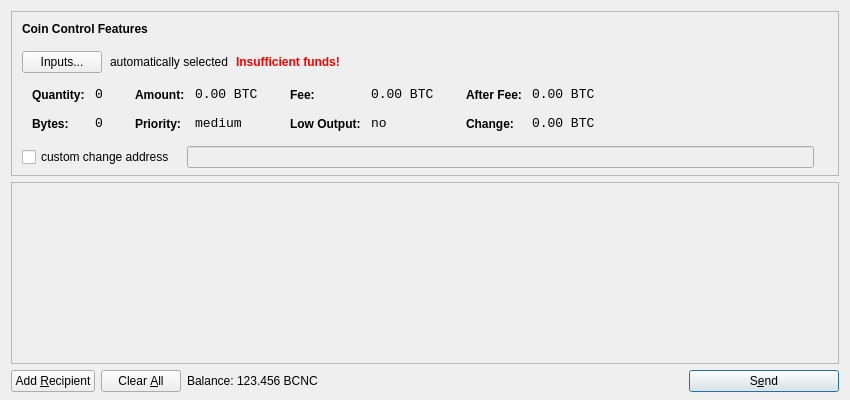
<?xml version="1.0" encoding="UTF-8"?>
<ui version="4.0">
 <class>SendCoinsDialog</class>
 <widget class="QDialog" name="SendCoinsDialog">
  <property name="geometry">
   <rect>
    <x>0</x>
    <y>0</y>
    <width>850</width>
    <height>400</height>
   </rect>
  </property>
  <property name="windowTitle">
   <string>Send Coins</string>
  </property>
  <layout class="QVBoxLayout" name="verticalLayout" stretch="0,1,0">
   <property name="bottomMargin">
    <number>8</number>
   </property>
   <item>
    <widget class="QFrame" name="frameCoinControl">
     <property name="sizePolicy">
      <sizepolicy hsizetype="Expanding" vsizetype="Expanding">
       <horstretch>0</horstretch>
       <verstretch>0</verstretch>
      </sizepolicy>
     </property>
     <property name="maximumSize">
      <size>
       <width>16777215</width>
       <height>16777215</height>
      </size>
     </property>
     <property name="frameShape">
      <enum>QFrame::StyledPanel</enum>
     </property>
     <property name="frameShadow">
      <enum>QFrame::Sunken</enum>
     </property>
     <layout class="QVBoxLayout" name="verticalLayoutCoinControl2">
      <property name="spacing">
       <number>-1</number>
      </property>
      <property name="leftMargin">
       <number>0</number>
      </property>
      <property name="topMargin">
       <number>0</number>
      </property>
      <property name="rightMargin">
       <number>0</number>
      </property>
      <property name="bottomMargin">
       <number>6</number>
      </property>
      <item>
       <layout class="QVBoxLayout" name="verticalLayoutCoinControl" stretch="0,0,0,0,1">
        <property name="spacing">
         <number>0</number>
        </property>
        <property name="leftMargin">
         <number>10</number>
        </property>
        <property name="topMargin">
         <number>10</number>
        </property>
        <item>
         <layout class="QHBoxLayout" name="horizontalLayoutCoinControl1">
          <property name="bottomMargin">
           <number>15</number>
          </property>
          <item>
           <widget class="QLabel" name="labelCoinControlFeatures">
            <property name="sizePolicy">
             <sizepolicy hsizetype="Preferred" vsizetype="Maximum">
              <horstretch>0</horstretch>
              <verstretch>0</verstretch>
             </sizepolicy>
            </property>
            <property name="font">
             <font>
              <weight>75</weight>
              <bold>true</bold>
             </font>
            </property>
            <property name="styleSheet">
             <string notr="true">font-weight:bold;</string>
            </property>
            <property name="text">
             <string>Coin Control Features</string>
            </property>
           </widget>
          </item>
         </layout>
        </item>
        <item>
         <layout class="QHBoxLayout" name="horizontalLayoutCoinControl2" stretch="0,0,0,0">
          <property name="spacing">
           <number>8</number>
          </property>
          <property name="bottomMargin">
           <number>10</number>
          </property>
          <item>
           <widget class="QPushButton" name="pushButtonCoinControl">
            <property name="styleSheet">
             <string notr="true"/>
            </property>
            <property name="text">
             <string>Inputs...</string>
            </property>
           </widget>
          </item>
          <item>
           <widget class="QLabel" name="labelCoinControlAutomaticallySelected">
            <property name="text">
             <string>automatically selected</string>
            </property>
            <property name="margin">
             <number>5</number>
            </property>
           </widget>
          </item>
          <item>
           <widget class="QLabel" name="labelCoinControlInsuffFunds">
            <property name="font">
             <font>
              <weight>75</weight>
              <bold>true</bold>
             </font>
            </property>
            <property name="styleSheet">
             <string notr="true">color:red;font-weight:bold;</string>
            </property>
            <property name="text">
             <string>Insufficient funds!</string>
            </property>
            <property name="margin">
             <number>5</number>
            </property>
           </widget>
          </item>
          <item>
           <spacer name="horizontalSpacerCoinControl">
            <property name="orientation">
             <enum>Qt::Horizontal</enum>
            </property>
            <property name="sizeHint" stdset="0">
             <size>
              <width>40</width>
              <height>1</height>
             </size>
            </property>
           </spacer>
          </item>
         </layout>
        </item>
        <item>
         <widget class="QWidget" name="widgetCoinControl" native="true">
          <property name="sizePolicy">
           <sizepolicy hsizetype="Preferred" vsizetype="Preferred">
            <horstretch>0</horstretch>
            <verstretch>0</verstretch>
           </sizepolicy>
          </property>
          <property name="minimumSize">
           <size>
            <width>0</width>
            <height>0</height>
           </size>
          </property>
          <property name="styleSheet">
           <string notr="true"/>
          </property>
          <layout class="QHBoxLayout" name="horizontalLayoutCoinControl5">
           <property name="margin">
            <number>0</number>
           </property>
           <item>
            <layout class="QHBoxLayout" name="horizontalLayoutCoinControl3" stretch="0,0,0,1">
             <property name="spacing">
              <number>20</number>
             </property>
             <property name="topMargin">
              <number>0</number>
             </property>
             <property name="bottomMargin">
              <number>10</number>
             </property>
             <item>
              <layout class="QFormLayout" name="formLayoutCoinControl1">
               <property name="horizontalSpacing">
                <number>10</number>
               </property>
               <property name="verticalSpacing">
                <number>14</number>
               </property>
               <property name="leftMargin">
                <number>10</number>
               </property>
               <property name="topMargin">
                <number>4</number>
               </property>
               <property name="rightMargin">
                <number>6</number>
               </property>
               <item row="0" column="0">
                <widget class="QLabel" name="labelCoinControlQuantityText">
                 <property name="styleSheet">
                  <string notr="true">font-weight:bold;</string>
                 </property>
                 <property name="text">
                  <string>Quantity:</string>
                 </property>
                 <property name="margin">
                  <number>0</number>
                 </property>
                </widget>
               </item>
               <item row="0" column="1">
                <widget class="QLabel" name="labelCoinControlQuantity">
                 <property name="font">
                  <font>
                   <family>Monospace</family>
                   <pointsize>10</pointsize>
                  </font>
                 </property>
                 <property name="cursor">
                  <cursorShape>IBeamCursor</cursorShape>
                 </property>
                 <property name="contextMenuPolicy">
                  <enum>Qt::ActionsContextMenu</enum>
                 </property>
                 <property name="text">
                  <string notr="true">0</string>
                 </property>
                 <property name="margin">
                  <number>0</number>
                 </property>
                 <property name="textInteractionFlags">
                  <set>Qt::LinksAccessibleByMouse|Qt::TextSelectableByKeyboard|Qt::TextSelectableByMouse</set>
                 </property>
                </widget>
               </item>
               <item row="1" column="0">
                <widget class="QLabel" name="labelCoinControlBytesText">
                 <property name="styleSheet">
                  <string notr="true">font-weight:bold;</string>
                 </property>
                 <property name="text">
                  <string>Bytes:</string>
                 </property>
                </widget>
               </item>
               <item row="1" column="1">
                <widget class="QLabel" name="labelCoinControlBytes">
                 <property name="font">
                  <font>
                   <family>Monospace</family>
                   <pointsize>10</pointsize>
                  </font>
                 </property>
                 <property name="cursor">
                  <cursorShape>IBeamCursor</cursorShape>
                 </property>
                 <property name="contextMenuPolicy">
                  <enum>Qt::ActionsContextMenu</enum>
                 </property>
                 <property name="text">
                  <string notr="true">0</string>
                 </property>
                 <property name="textInteractionFlags">
                  <set>Qt::LinksAccessibleByMouse|Qt::TextSelectableByKeyboard|Qt::TextSelectableByMouse</set>
                 </property>
                </widget>
               </item>
              </layout>
             </item>
             <item>
              <layout class="QFormLayout" name="formLayoutCoinControl2">
               <property name="horizontalSpacing">
                <number>10</number>
               </property>
               <property name="verticalSpacing">
                <number>14</number>
               </property>
               <property name="leftMargin">
                <number>6</number>
               </property>
               <property name="topMargin">
                <number>4</number>
               </property>
               <property name="rightMargin">
                <number>6</number>
               </property>
               <item row="0" column="0">
                <widget class="QLabel" name="labelCoinControlAmountText">
                 <property name="styleSheet">
                  <string notr="true">font-weight:bold;</string>
                 </property>
                 <property name="text">
                  <string>Amount:</string>
                 </property>
                 <property name="margin">
                  <number>0</number>
                 </property>
                </widget>
               </item>
               <item row="0" column="1">
                <widget class="QLabel" name="labelCoinControlAmount">
                 <property name="font">
                  <font>
                   <family>Monospace</family>
                   <pointsize>10</pointsize>
                  </font>
                 </property>
                 <property name="cursor">
                  <cursorShape>IBeamCursor</cursorShape>
                 </property>
                 <property name="contextMenuPolicy">
                  <enum>Qt::ActionsContextMenu</enum>
                 </property>
                 <property name="text">
                  <string notr="true">0.00 BTC</string>
                 </property>
                 <property name="textInteractionFlags">
                  <set>Qt::LinksAccessibleByMouse|Qt::TextSelectableByKeyboard|Qt::TextSelectableByMouse</set>
                 </property>
                </widget>
               </item>
               <item row="1" column="0">
                <widget class="QLabel" name="labelCoinControlPriorityText">
                 <property name="styleSheet">
                  <string notr="true">font-weight:bold;</string>
                 </property>
                 <property name="text">
                  <string>Priority:</string>
                 </property>
                </widget>
               </item>
               <item row="1" column="1">
                <widget class="QLabel" name="labelCoinControlPriority">
                 <property name="font">
                  <font>
                   <family>Monospace</family>
                   <pointsize>10</pointsize>
                  </font>
                 </property>
                 <property name="cursor">
                  <cursorShape>IBeamCursor</cursorShape>
                 </property>
                 <property name="contextMenuPolicy">
                  <enum>Qt::ActionsContextMenu</enum>
                 </property>
                 <property name="text">
                  <string>medium</string>
                 </property>
                 <property name="textInteractionFlags">
                  <set>Qt::LinksAccessibleByMouse|Qt::TextSelectableByKeyboard|Qt::TextSelectableByMouse</set>
                 </property>
                </widget>
               </item>
              </layout>
             </item>
             <item>
              <layout class="QFormLayout" name="formLayoutCoinControl3">
               <property name="horizontalSpacing">
                <number>10</number>
               </property>
               <property name="verticalSpacing">
                <number>14</number>
               </property>
               <property name="leftMargin">
                <number>6</number>
               </property>
               <property name="topMargin">
                <number>4</number>
               </property>
               <property name="rightMargin">
                <number>6</number>
               </property>
               <item row="0" column="0">
                <widget class="QLabel" name="labelCoinControlFeeText">
                 <property name="styleSheet">
                  <string notr="true">font-weight:bold;</string>
                 </property>
                 <property name="text">
                  <string>Fee:</string>
                 </property>
                 <property name="margin">
                  <number>0</number>
                 </property>
                </widget>
               </item>
               <item row="0" column="1">
                <widget class="QLabel" name="labelCoinControlFee">
                 <property name="font">
                  <font>
                   <family>Monospace</family>
                   <pointsize>10</pointsize>
                  </font>
                 </property>
                 <property name="cursor">
                  <cursorShape>IBeamCursor</cursorShape>
                 </property>
                 <property name="contextMenuPolicy">
                  <enum>Qt::ActionsContextMenu</enum>
                 </property>
                 <property name="text">
                  <string notr="true">0.00 BTC</string>
                 </property>
                 <property name="textInteractionFlags">
                  <set>Qt::LinksAccessibleByMouse|Qt::TextSelectableByKeyboard|Qt::TextSelectableByMouse</set>
                 </property>
                </widget>
               </item>
               <item row="1" column="0">
                <widget class="QLabel" name="labelCoinControlLowOutputText">
                 <property name="styleSheet">
                  <string notr="true">font-weight:bold;</string>
                 </property>
                 <property name="text">
                  <string>Low Output:</string>
                 </property>
                </widget>
               </item>
               <item row="1" column="1">
                <widget class="QLabel" name="labelCoinControlLowOutput">
                 <property name="font">
                  <font>
                   <family>Monospace</family>
                   <pointsize>10</pointsize>
                  </font>
                 </property>
                 <property name="cursor">
                  <cursorShape>IBeamCursor</cursorShape>
                 </property>
                 <property name="contextMenuPolicy">
                  <enum>Qt::ActionsContextMenu</enum>
                 </property>
                 <property name="text">
                  <string>no</string>
                 </property>
                 <property name="textInteractionFlags">
                  <set>Qt::LinksAccessibleByMouse|Qt::TextSelectableByKeyboard|Qt::TextSelectableByMouse</set>
                 </property>
                </widget>
               </item>
              </layout>
             </item>
             <item>
              <layout class="QFormLayout" name="formLayoutCoinControl4">
               <property name="horizontalSpacing">
                <number>10</number>
               </property>
               <property name="verticalSpacing">
                <number>14</number>
               </property>
               <property name="leftMargin">
                <number>6</number>
               </property>
               <property name="topMargin">
                <number>4</number>
               </property>
               <property name="rightMargin">
                <number>6</number>
               </property>
               <item row="0" column="0">
                <widget class="QLabel" name="labelCoinControlAfterFeeText">
                 <property name="styleSheet">
                  <string notr="true">font-weight:bold;</string>
                 </property>
                 <property name="text">
                  <string>After Fee:</string>
                 </property>
                 <property name="margin">
                  <number>0</number>
                 </property>
                </widget>
               </item>
               <item row="0" column="1">
                <widget class="QLabel" name="labelCoinControlAfterFee">
                 <property name="font">
                  <font>
                   <family>Monospace</family>
                   <pointsize>10</pointsize>
                  </font>
                 </property>
                 <property name="cursor">
                  <cursorShape>IBeamCursor</cursorShape>
                 </property>
                 <property name="contextMenuPolicy">
                  <enum>Qt::ActionsContextMenu</enum>
                 </property>
                 <property name="text">
                  <string notr="true">0.00 BTC</string>
                 </property>
                 <property name="textInteractionFlags">
                  <set>Qt::LinksAccessibleByMouse|Qt::TextSelectableByKeyboard|Qt::TextSelectableByMouse</set>
                 </property>
                </widget>
               </item>
               <item row="1" column="0">
                <widget class="QLabel" name="labelCoinControlChangeText">
                 <property name="styleSheet">
                  <string notr="true">font-weight:bold;</string>
                 </property>
                 <property name="text">
                  <string>Change:</string>
                 </property>
                </widget>
               </item>
               <item row="1" column="1">
                <widget class="QLabel" name="labelCoinControlChange">
                 <property name="font">
                  <font>
                   <family>Monospace</family>
                   <pointsize>10</pointsize>
                  </font>
                 </property>
                 <property name="cursor">
                  <cursorShape>IBeamCursor</cursorShape>
                 </property>
                 <property name="contextMenuPolicy">
                  <enum>Qt::ActionsContextMenu</enum>
                 </property>
                 <property name="text">
                  <string notr="true">0.00 BTC</string>
                 </property>
                 <property name="textInteractionFlags">
                  <set>Qt::LinksAccessibleByMouse|Qt::TextSelectableByKeyboard|Qt::TextSelectableByMouse</set>
                 </property>
                </widget>
               </item>
              </layout>
             </item>
            </layout>
           </item>
          </layout>
         </widget>
        </item>
        <item>
         <layout class="QHBoxLayout" name="horizontalLayoutCoinControl4" stretch="0,0,0">
          <property name="spacing">
           <number>12</number>
          </property>
          <property name="sizeConstraint">
           <enum>QLayout::SetDefaultConstraint</enum>
          </property>
          <property name="topMargin">
           <number>5</number>
          </property>
          <property name="rightMargin">
           <number>5</number>
          </property>
          <item>
           <widget class="QCheckBox" name="checkBoxCoinControlChange">
            <property name="text">
             <string>custom change address</string>
            </property>
           </widget>
          </item>
          <item>
           <widget class="QLineEdit" name="lineEditCoinControlChange">
            <property name="enabled">
             <bool>false</bool>
            </property>
            <property name="sizePolicy">
             <sizepolicy hsizetype="Expanding" vsizetype="Fixed">
              <horstretch>0</horstretch>
              <verstretch>0</verstretch>
             </sizepolicy>
            </property>
           </widget>
          </item>
          <item>
           <widget class="QLabel" name="labelCoinControlChangeLabel">
            <property name="sizePolicy">
             <sizepolicy hsizetype="Preferred" vsizetype="Expanding">
              <horstretch>0</horstretch>
              <verstretch>0</verstretch>
             </sizepolicy>
            </property>
            <property name="minimumSize">
             <size>
              <width>0</width>
              <height>0</height>
             </size>
            </property>
            <property name="text">
             <string/>
            </property>
            <property name="margin">
             <number>3</number>
            </property>
           </widget>
          </item>
         </layout>
        </item>
        <item>
         <spacer name="verticalSpacerCoinControl">
          <property name="orientation">
           <enum>Qt::Vertical</enum>
          </property>
          <property name="sizeHint" stdset="0">
           <size>
            <width>800</width>
            <height>1</height>
           </size>
          </property>
         </spacer>
        </item>
       </layout>
      </item>
     </layout>
    </widget>
   </item>
   <item>
    <widget class="QScrollArea" name="scrollArea">
     <property name="widgetResizable">
      <bool>true</bool>
     </property>
     <widget class="QWidget" name="scrollAreaWidgetContents">
      <property name="geometry">
       <rect>
        <x>0</x>
        <y>0</y>
        <width>830</width>
        <height>165</height>
       </rect>
      </property>
      <layout class="QVBoxLayout" name="verticalLayout_2">
       <property name="margin">
        <number>0</number>
       </property>
       <item>
        <layout class="QVBoxLayout" name="entries">
         <property name="spacing">
          <number>6</number>
         </property>
        </layout>
       </item>
       <item>
        <spacer name="verticalSpacer">
         <property name="orientation">
          <enum>Qt::Vertical</enum>
         </property>
         <property name="sizeHint" stdset="0">
          <size>
           <width>20</width>
           <height>40</height>
          </size>
         </property>
        </spacer>
       </item>
      </layout>
     </widget>
    </widget>
   </item>
   <item>
    <layout class="QHBoxLayout" name="horizontalLayout">
     <item>
      <widget class="QPushButton" name="addButton">
       <property name="toolTip">
        <string>Send to multiple recipients at once</string>
       </property>
       <property name="text">
        <string>Add &amp;Recipient</string>
       </property>
       <property name="icon">
        <iconset resource="../bitcoin.qrc">
         <normaloff>:/icons/add</normaloff>:/icons/add</iconset>
       </property>
       <property name="autoDefault">
        <bool>false</bool>
       </property>
      </widget>
     </item>
     <item>
      <widget class="QPushButton" name="clearButton">
       <property name="sizePolicy">
        <sizepolicy hsizetype="Minimum" vsizetype="Fixed">
         <horstretch>0</horstretch>
         <verstretch>0</verstretch>
        </sizepolicy>
       </property>
       <property name="toolTip">
        <string>Remove all transaction fields</string>
       </property>
       <property name="text">
        <string>Clear &amp;All</string>
       </property>
       <property name="icon">
        <iconset resource="../bitcoin.qrc">
         <normaloff>:/icons/remove</normaloff>:/icons/remove</iconset>
       </property>
       <property name="autoRepeatDelay">
        <number>300</number>
       </property>
       <property name="autoDefault">
        <bool>false</bool>
       </property>
      </widget>
     </item>
     <item>
      <layout class="QHBoxLayout" name="horizontalLayout_2">
       <property name="spacing">
        <number>3</number>
       </property>
       <item>
        <widget class="QLabel" name="label">
         <property name="text">
          <string>Balance:</string>
         </property>
        </widget>
       </item>
       <item>
        <widget class="QLabel" name="labelBalance">
         <property name="cursor">
          <cursorShape>IBeamCursor</cursorShape>
         </property>
         <property name="text">
          <string>123.456 BCNC</string>
         </property>
         <property name="textInteractionFlags">
          <set>Qt::LinksAccessibleByMouse|Qt::TextSelectableByKeyboard|Qt::TextSelectableByMouse</set>
         </property>
        </widget>
       </item>
      </layout>
     </item>
     <item>
      <spacer name="horizontalSpacer">
       <property name="orientation">
        <enum>Qt::Horizontal</enum>
       </property>
       <property name="sizeHint" stdset="0">
        <size>
         <width>40</width>
         <height>20</height>
        </size>
       </property>
      </spacer>
     </item>
     <item>
      <widget class="QPushButton" name="sendButton">
       <property name="minimumSize">
        <size>
         <width>150</width>
         <height>0</height>
        </size>
       </property>
       <property name="toolTip">
        <string>Confirm the send action</string>
       </property>
       <property name="text">
        <string>S&amp;end</string>
       </property>
       <property name="icon">
        <iconset resource="../bitcoin.qrc">
         <normaloff>:/icons/send</normaloff>:/icons/send</iconset>
       </property>
       <property name="default">
        <bool>true</bool>
       </property>
      </widget>
     </item>
    </layout>
   </item>
  </layout>
 </widget>
 <resources>
  <include location="../bitcoin.qrc"/>
 </resources>
 <connections/>
</ui>
